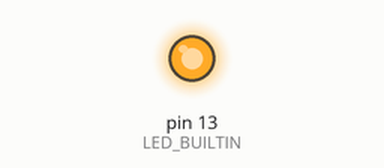
This sketch was run on a simulated Arduino Uno, built with avr-gcc and run on an emulated ATmega328P. On the bench: output pins drawn as LEDs (lit = HIGH).

Above: at 2.0 s.
At 7.0 s:
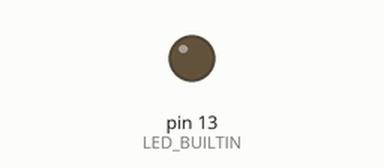
Timing chart, 0 to 13.0 s (numbered marks = the images above):
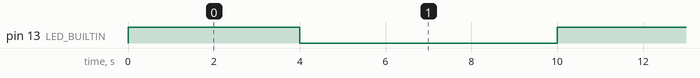

Measured:
- by itself, pin 13 (LED_BUILTIN): alternates HIGH for 4.0 s and LOW for 6.0 s

The sketch:

semaforo_codigo.ino
```cpp
// C++ code
//
void setup()
{
  pinMode(LED_BUILTIN, OUTPUT);
}

void loop()
{
  //semaforoNormal();
  semaforoBritanico();
  //semaforoBritanico2();
}

void semaforoNormal(){
  digitalWrite(11, HIGH);
  delay(3000); // Wait for 1000 millisecond(s)
  digitalWrite(11, LOW);
  delay(500); // Wait for 1000 millisecond(s)
  digitalWrite(12, HIGH);
  delay(1000); // Wait for 1000 millisecond(s)
  digitalWrite(12, LOW);
  delay(500); // Wait for 1000 millisecond(s)
  digitalWrite(13, HIGH);
  delay(3000); // Wait for 1000 millisecond(s)
  digitalWrite(13, LOW);
  delay(500); // Wait for 1000 millisecond(s)
}

void semaforoBritanico(){
  	digitalWrite(13, HIGH);
  	delay(3000);
  	digitalWrite(12, HIGH);
  	delay(1000);
  	digitalWrite(11, HIGH);
  	digitalWrite(13, LOW);
  	digitalWrite(12, LOW);
  	delay(3000);
  	digitalWrite(11, LOW);
  	delay(1000); // Wait for 1000 millisecond(s)
  	digitalWrite(12, HIGH);
    delay(1000);
    digitalWrite(12, LOW);
    delay(1000);
}

void semaforoBritanico2(){
  	digitalWrite(13, HIGH);
  	delay(3000);
  	for(int i = 0; i < 3; i++){
  		digitalWrite(12, HIGH);
      	delay(300);
      	digitalWrite(12, LOW);
      	delay(300);
  	}
  	digitalWrite(13, LOW);
  	digitalWrite(11, HIGH);
  	delay(3000);
  	digitalWrite(11, LOW);
  	delay(1000);
  	digitalWrite(12, HIGH);
    delay(1000);
    digitalWrite(12, LOW);
    delay(1000);
}
```
